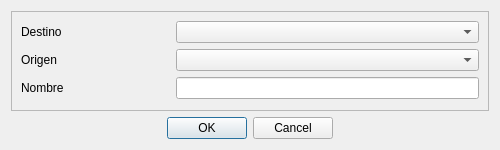
<?xml version="1.0" encoding="UTF-8"?>
<ui version="4.0">
 <class>ActualizarVuelo</class>
 <widget class="QDialog" name="ActualizarVuelo">
  <property name="windowModality">
   <enum>Qt::WindowModal</enum>
  </property>
  <property name="enabled">
   <bool>true</bool>
  </property>
  <property name="geometry">
   <rect>
    <x>0</x>
    <y>0</y>
    <width>500</width>
    <height>150</height>
   </rect>
  </property>
  <property name="sizePolicy">
   <sizepolicy hsizetype="Fixed" vsizetype="Fixed">
    <horstretch>0</horstretch>
    <verstretch>0</verstretch>
   </sizepolicy>
  </property>
  <property name="minimumSize">
   <size>
    <width>500</width>
    <height>150</height>
   </size>
  </property>
  <property name="maximumSize">
   <size>
    <width>500</width>
    <height>150</height>
   </size>
  </property>
  <property name="windowTitle">
   <string>Actualizar Vuelos</string>
  </property>
  <property name="modal">
   <bool>true</bool>
  </property>
  <layout class="QGridLayout" name="gridLayout">
   <item row="0" column="0" colspan="3">
    <widget class="QFrame" name="frame">
     <property name="frameShape">
      <enum>QFrame::StyledPanel</enum>
     </property>
     <property name="frameShadow">
      <enum>QFrame::Raised</enum>
     </property>
     <layout class="QGridLayout" name="gridLayout_2">
      <item row="0" column="4" colspan="2">
       <widget class="QComboBox" name="comboBoxDestino"/>
      </item>
      <item row="5" column="0">
       <widget class="QLabel" name="label_5">
        <property name="text">
         <string>Nombre</string>
        </property>
       </widget>
      </item>
      <item row="2" column="0">
       <widget class="QLabel" name="label">
        <property name="text">
         <string>Origen</string>
        </property>
       </widget>
      </item>
      <item row="5" column="4" colspan="2">
       <widget class="QLineEdit" name="lineEditNombreVuelo"/>
      </item>
      <item row="2" column="4" colspan="2">
       <widget class="QComboBox" name="comboBoxOrigen"/>
      </item>
      <item row="0" column="0">
       <widget class="QLabel" name="label_2">
        <property name="text">
         <string>Destino</string>
        </property>
       </widget>
      </item>
     </layout>
    </widget>
   </item>
   <item row="1" column="1">
    <widget class="QDialogButtonBox" name="buttonBox">
     <property name="orientation">
      <enum>Qt::Horizontal</enum>
     </property>
     <property name="standardButtons">
      <set>QDialogButtonBox::Cancel|QDialogButtonBox::Ok</set>
     </property>
    </widget>
   </item>
   <item row="1" column="2">
    <spacer name="horizontalSpacer">
     <property name="orientation">
      <enum>Qt::Horizontal</enum>
     </property>
     <property name="sizeHint" stdset="0">
      <size>
       <width>40</width>
       <height>20</height>
      </size>
     </property>
    </spacer>
   </item>
   <item row="1" column="0">
    <spacer name="horizontalSpacer_2">
     <property name="orientation">
      <enum>Qt::Horizontal</enum>
     </property>
     <property name="sizeHint" stdset="0">
      <size>
       <width>40</width>
       <height>20</height>
      </size>
     </property>
    </spacer>
   </item>
  </layout>
 </widget>
 <resources/>
 <connections>
  <connection>
   <sender>buttonBox</sender>
   <signal>accepted()</signal>
   <receiver>ActualizarVuelo</receiver>
   <slot>accept()</slot>
   <hints>
    <hint type="sourcelabel">
     <x>248</x>
     <y>254</y>
    </hint>
    <hint type="destinationlabel">
     <x>157</x>
     <y>274</y>
    </hint>
   </hints>
  </connection>
  <connection>
   <sender>buttonBox</sender>
   <signal>rejected()</signal>
   <receiver>ActualizarVuelo</receiver>
   <slot>reject()</slot>
   <hints>
    <hint type="sourcelabel">
     <x>316</x>
     <y>260</y>
    </hint>
    <hint type="destinationlabel">
     <x>286</x>
     <y>274</y>
    </hint>
   </hints>
  </connection>
 </connections>
</ui>
